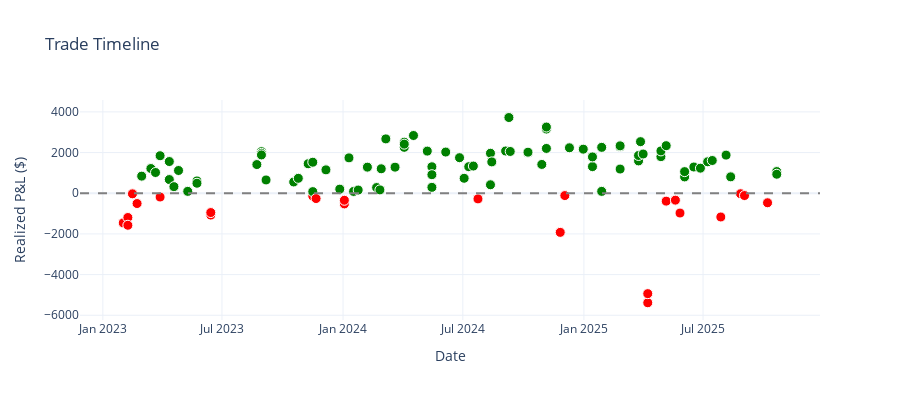

Notebook source saved alongside this figure:
### Code cell
# 4. Trade Timeline
if not closed_trades.empty:
    fig4 = go.Figure()
    
    # Color code by profit/loss
    colors = ['green' if pnl > 0 else 'red' for pnl in closed_trades['realized_pnl']]
    
    fig4.add_trace(go.Scatter(
        x=closed_trades['timestamp'],
        y=closed_trades['realized_pnl'],
        mode='markers',
        marker=dict(
            size=10,
            color=colors,
            line=dict(width=1, color='white')
        ),
        text=[f"${pnl:,.2f}" for pnl in closed_trades['realized_pnl']],
        hovertemplate='<b>Date:</b> %{x}<br><b>P&L:</b> %{text}<extra></extra>'
    ))
    
    fig4.add_hline(y=0, line_dash="dash", line_color="gray")
    
    fig4.update_layout(
        title='Trade Timeline',
        xaxis_title='Date',
        yaxis_title='Realized P&L ($)',
        template='plotly_white',
        height=400
    )
    
    fig4.show()
    print('Chart 4: Trade Timeline ✓')
else:
    print('No closed trades for timeline')
